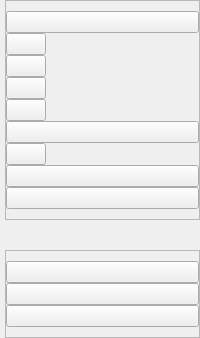
     <widget class="QWidget" name="leftMenuContainer" native="true">
      <layout class="QVBoxLayout" name="verticalLayout">
       <property name="spacing">
        <number>0</number>
       </property>
       <property name="leftMargin">
        <number>0</number>
       </property>
       <property name="topMargin">
        <number>0</number>
       </property>
       <property name="rightMargin">
        <number>0</number>
       </property>
       <property name="bottomMargin">
        <number>0</number>
       </property>
       <item>
        <widget class="QWidget" name="leftMenuSubContainer" native="true">
         <layout class="QVBoxLayout" name="verticalLayout_2">
          <property name="spacing">
           <number>0</number>
          </property>
          <property name="leftMargin">
           <number>5</number>
          </property>
          <property name="topMargin">
           <number>0</number>
          </property>
          <property name="rightMargin">
           <number>0</number>
          </property>
          <property name="bottomMargin">
           <number>0</number>
          </property>
          <item alignment="Qt::AlignTop">
           <widget class="QFrame" name="frame_2">
            <property name="sizePolicy">
             <sizepolicy hsizetype="Preferred" vsizetype="Preferred">
              <horstretch>0</horstretch>
              <verstretch>0</verstretch>
             </sizepolicy>
            </property>
            <property name="frameShape">
             <enum>QFrame::StyledPanel</enum>
            </property>
            <property name="frameShadow">
             <enum>QFrame::Raised</enum>
            </property>
            <layout class="QVBoxLayout" name="verticalLayout_4">
             <property name="spacing">
              <number>0</number>
             </property>
             <property name="leftMargin">
              <number>0</number>
             </property>
             <property name="topMargin">
              <number>10</number>
             </property>
             <property name="rightMargin">
              <number>0</number>
             </property>
             <property name="bottomMargin">
              <number>10</number>
             </property>
             <item>
              <widget class="QPushButton" name="homeBtn">
               <property name="toolTip">
                <string>Home</string>
               </property>
               <property name="styleSheet">
                <string notr="true"/>
               </property>
               <property name="text">
                <string/>
               </property>
               <property name="icon">
                <iconset resource="resources.qrc">
                 <normaloff>:/icons/icons/home.svg</normaloff>:/icons/icons/home.svg</iconset>
               </property>
               <property name="iconSize">
                <size>
                 <width>24</width>
                 <height>24</height>
                </size>
               </property>
               <property name="checkable">
                <bool>true</bool>
               </property>
              </widget>
             </item>
             <item>
              <widget class="QPushButton" name="addProductBtn">
               <property name="sizePolicy">
                <sizepolicy hsizetype="Fixed" vsizetype="Fixed">
                 <horstretch>0</horstretch>
                 <verstretch>0</verstretch>
                </sizepolicy>
               </property>
               <property name="toolTip">
                <string>Add Product</string>
               </property>
               <property name="styleSheet">
                <string notr="true"/>
               </property>
               <property name="text">
                <string/>
               </property>
               <property name="icon">
                <iconset resource="resources.qrc">
                 <normaloff>:/icons/icons/plus-circle.svg</normaloff>:/icons/icons/plus-circle.svg</iconset>
               </property>
               <property name="iconSize">
                <size>
                 <width>24</width>
                 <height>24</height>
                </size>
               </property>
               <property name="checkable">
                <bool>true</bool>
               </property>
              </widget>
             </item>
             <item>
              <widget class="QPushButton" name="deleteProductBtn">
               <property name="sizePolicy">
                <sizepolicy hsizetype="Fixed" vsizetype="Fixed">
                 <horstretch>0</horstretch>
                 <verstretch>0</verstretch>
                </sizepolicy>
               </property>
               <property name="toolTip">
                <string>Delete Product</string>
               </property>
               <property name="styleSheet">
                <string notr="true"/>
               </property>
               <property name="text">
                <string/>
               </property>
               <property name="icon">
                <iconset resource="resources.qrc">
                 <normaloff>:/icons/icons/minus-square.svg</normaloff>:/icons/icons/minus-square.svg</iconset>
               </property>
               <property name="iconSize">
                <size>
                 <width>24</width>
                 <height>24</height>
                </size>
               </property>
               <property name="checkable">
                <bool>true</bool>
               </property>
              </widget>
             </item>
             <item>
              <widget class="QPushButton" name="updateProductBtn">
               <property name="sizePolicy">
                <sizepolicy hsizetype="Fixed" vsizetype="Fixed">
                 <horstretch>0</horstretch>
                 <verstretch>0</verstretch>
                </sizepolicy>
               </property>
               <property name="toolTip">
                <string>Update Product</string>
               </property>
               <property name="styleSheet">
                <string notr="true"/>
               </property>
               <property name="text">
                <string/>
               </property>
               <property name="icon">
                <iconset resource="resources.qrc">
                 <normaloff>:/icons/icons/edit.svg</normaloff>:/icons/icons/edit.svg</iconset>
               </property>
               <property name="iconSize">
                <size>
                 <width>24</width>
                 <height>24</height>
                </size>
               </property>
               <property name="checkable">
                <bool>true</bool>
               </property>
              </widget>
             </item>
             <item>
              <widget class="QPushButton" name="viewProductsBtn">
               <property name="sizePolicy">
                <sizepolicy hsizetype="Fixed" vsizetype="Fixed">
                 <horstretch>0</horstretch>
                 <verstretch>0</verstretch>
                </sizepolicy>
               </property>
               <property name="toolTip">
                <string>View Products</string>
               </property>
               <property name="styleSheet">
                <string notr="true"/>
               </property>
               <property name="text">
                <string/>
               </property>
               <property name="icon">
                <iconset resource="resources.qrc">
                 <normaloff>:/icons/icons/package.svg</normaloff>:/icons/icons/package.svg</iconset>
               </property>
               <property name="iconSize">
                <size>
                 <width>24</width>
                 <height>24</height>
                </size>
               </property>
               <property name="checkable">
                <bool>true</bool>
               </property>
              </widget>
             </item>
             <item>
              <widget class="QPushButton" name="dataBtn">
               <property name="toolTip">
                <string>Data Analysis</string>
               </property>
               <property name="text">
                <string/>
               </property>
               <property name="icon">
                <iconset resource="resources.qrc">
                 <normaloff>:/icons/icons/list.svg</normaloff>:/icons/icons/list.svg</iconset>
               </property>
               <property name="iconSize">
                <size>
                 <width>24</width>
                 <height>24</height>
                </size>
               </property>
              </widget>
             </item>
             <item>
              <widget class="QPushButton" name="graphBtn">
               <property name="sizePolicy">
                <sizepolicy hsizetype="Fixed" vsizetype="Fixed">
                 <horstretch>0</horstretch>
                 <verstretch>0</verstretch>
                </sizepolicy>
               </property>
               <property name="toolTip">
                <string>Transaction</string>
               </property>
               <property name="styleSheet">
                <string notr="true"/>
               </property>
               <property name="text">
                <string/>
               </property>
               <property name="icon">
                <iconset resource="resources.qrc">
                 <normaloff>:/icons/icons/slack.svg</normaloff>:/icons/icons/slack.svg</iconset>
               </property>
               <property name="iconSize">
                <size>
                 <width>24</width>
                 <height>24</height>
                </size>
               </property>
               <property name="checkable">
                <bool>true</bool>
               </property>
              </widget>
             </item>
             <item>
              <widget class="QPushButton" name="searchBtn">
               <property name="toolTip">
                <string>Search</string>
               </property>
               <property name="text">
                <string/>
               </property>
               <property name="icon">
                <iconset resource="resources.qrc">
                 <normaloff>:/icons/icons/search.svg</normaloff>:/icons/icons/search.svg</iconset>
               </property>
               <property name="iconSize">
                <size>
                 <width>24</width>
                 <height>24</height>
                </size>
               </property>
              </widget>
             </item>
             <item>
              <widget class="QPushButton" name="notificationBtn">
               <property name="toolTip">
                <string>Notification</string>
               </property>
               <property name="text">
                <string/>
               </property>
               <property name="icon">
                <iconset resource="resources.qrc">
                 <normaloff>:/icons/icons/alert-circle.svg</normaloff>:/icons/icons/alert-circle.svg</iconset>
               </property>
               <property name="iconSize">
                <size>
                 <width>24</width>
                 <height>24</height>
                </size>
               </property>
              </widget>
             </item>
            </layout>
           </widget>
          </item>
          <item>
           <spacer name="verticalSpacer">
            <property name="orientation">
             <enum>Qt::Vertical</enum>
            </property>
            <property name="sizeHint" stdset="0">
             <size>
              <width>20</width>
              <height>30</height>
             </size>
            </property>
           </spacer>
          </item>
          <item alignment="Qt::AlignBottom">
           <widget class="QFrame" name="frame_3">
            <property name="frameShape">
             <enum>QFrame::StyledPanel</enum>
            </property>
            <property name="frameShadow">
             <enum>QFrame::Raised</enum>
            </property>
            <layout class="QVBoxLayout" name="verticalLayout_3">
             <property name="spacing">
              <number>0</number>
             </property>
             <property name="leftMargin">
              <number>0</number>
             </property>
             <property name="topMargin">
              <number>10</number>
             </property>
             <property name="rightMargin">
              <number>0</number>
             </property>
             <property name="bottomMargin">
              <number>10</number>
             </property>
             <item>
              <widget class="QPushButton" name="settingBtn">
               <property name="toolTip">
                <string>Go to Settings</string>
               </property>
               <property name="text">
                <string/>
               </property>
               <property name="icon">
                <iconset resource="resources.qrc">
                 <normaloff>:/icons/icons/settings.svg</normaloff>:/icons/icons/settings.svg</iconset>
               </property>
               <property name="iconSize">
                <size>
                 <width>24</width>
                 <height>24</height>
                </size>
               </property>
              </widget>
             </item>
             <item>
              <widget class="QPushButton" name="infoBtn">
               <property name="toolTip">
                <string>Information about the App</string>
               </property>
               <property name="text">
                <string/>
               </property>
               <property name="icon">
                <iconset resource="resources.qrc">
                 <normaloff>:/icons/icons/info.svg</normaloff>:/icons/icons/info.svg</iconset>
               </property>
               <property name="iconSize">
                <size>
                 <width>24</width>
                 <height>24</height>
                </size>
               </property>
              </widget>
             </item>
             <item>
              <widget class="QPushButton" name="helpBtn">
               <property name="toolTip">
                <string>Get more help</string>
               </property>
               <property name="text">
                <string/>
               </property>
               <property name="icon">
                <iconset resource="resources.qrc">
                 <normaloff>:/icons/icons/help-circle.svg</normaloff>:/icons/icons/help-circle.svg</iconset>
               </property>
               <property name="iconSize">
                <size>
                 <width>24</width>
                 <height>24</height>
                </size>
               </property>
              </widget>
             </item>
            </layout>
           </widget>
          </item>
         </layout>
        </widget>
       </item>
      </layout>
     </widget>
